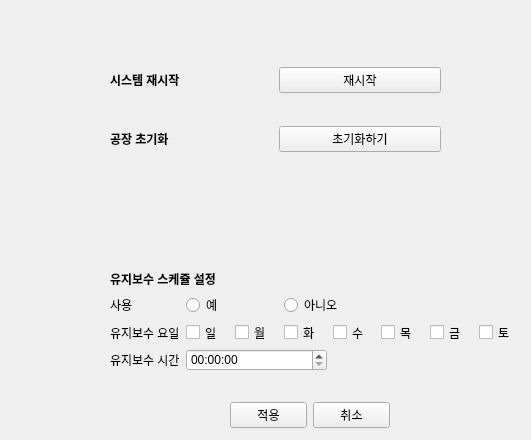
      <widget class="QWidget" name="system_maintenance">
       <attribute name="title">
        <string>유지보수</string>
       </attribute>
       <widget class="QWidget" name="gridLayoutWidget_18">
        <property name="geometry">
         <rect>
          <x>110</x>
          <y>40</y>
          <width>331</width>
          <height>141</height>
         </rect>
        </property>
        <layout class="QGridLayout" name="system_maintenance_restart_grid">
         <item row="0" column="1">
          <widget class="QPushButton" name="btn_system_restart">
           <property name="text">
            <string>재시작</string>
           </property>
          </widget>
         </item>
         <item row="0" column="0">
          <widget class="QLabel" name="label_restart">
           <property name="font">
            <font>
             <weight>75</weight>
             <bold>true</bold>
            </font>
           </property>
           <property name="text">
            <string>시스템 재시작</string>
           </property>
          </widget>
         </item>
         <item row="1" column="0">
          <widget class="QLabel" name="label_restore_factory_default">
           <property name="font">
            <font>
             <weight>75</weight>
             <bold>true</bold>
            </font>
           </property>
           <property name="text">
            <string>공장 초기화</string>
           </property>
          </widget>
         </item>
         <item row="1" column="1">
          <widget class="QPushButton" name="btn_system_restore">
           <property name="text">
            <string>초기화하기</string>
           </property>
          </widget>
         </item>
        </layout>
       </widget>
       <widget class="QWidget" name="gridLayoutWidget_17">
        <property name="geometry">
         <rect>
          <x>110</x>
          <y>270</y>
          <width>412</width>
          <height>101</height>
         </rect>
        </property>
        <layout class="QGridLayout" name="system_maintenance_schedule_grid">
         <item row="2" column="0">
          <widget class="QLabel" name="label_maintenance_enable">
           <property name="text">
            <string>유지보수 요일</string>
           </property>
          </widget>
         </item>
         <item row="2" column="6">
          <widget class="QCheckBox" name="cksm_fri">
           <property name="text">
            <string>금</string>
           </property>
          </widget>
         </item>
         <item row="3" column="1" colspan="3">
          <widget class="QTimeEdit" name="system_restart_time">
           <property name="displayFormat">
            <string>hh:mm:ss</string>
           </property>
          </widget>
         </item>
         <item row="2" column="1">
          <widget class="QCheckBox" name="cksm_sun">
           <property name="text">
            <string>일</string>
           </property>
          </widget>
         </item>
         <item row="1" column="3" colspan="2">
          <widget class="QRadioButton" name="system_maintenance_no">
           <property name="text">
            <string>아니오</string>
           </property>
          </widget>
         </item>
         <item row="1" column="1" colspan="2">
          <widget class="QRadioButton" name="system_maintenance_yes">
           <property name="text">
            <string>예</string>
           </property>
          </widget>
         </item>
         <item row="2" column="4">
          <widget class="QCheckBox" name="cksm_wed">
           <property name="text">
            <string>수</string>
           </property>
          </widget>
         </item>
         <item row="2" column="5">
          <widget class="QCheckBox" name="cksm_thu">
           <property name="text">
            <string>목</string>
           </property>
          </widget>
         </item>
         <item row="2" column="2">
          <widget class="QCheckBox" name="cksm_mon">
           <property name="text">
            <string>월</string>
           </property>
          </widget>
         </item>
         <item row="2" column="3">
          <widget class="QCheckBox" name="cksm_tue">
           <property name="text">
            <string>화</string>
           </property>
          </widget>
         </item>
         <item row="2" column="7">
          <widget class="QCheckBox" name="cksm_sat">
           <property name="text">
            <string>토</string>
           </property>
          </widget>
         </item>
         <item row="3" column="0">
          <widget class="QLabel" name="label_maintenace_restart_time">
           <property name="text">
            <string>유지보수 시간</string>
           </property>
          </widget>
         </item>
         <item row="1" column="0">
          <widget class="QLabel" name="label_system_maintenance_enable">
           <property name="text">
            <string>사용</string>
           </property>
          </widget>
         </item>
         <item row="0" column="0" colspan="8">
          <widget class="QLabel" name="label_system_maintenance_schedule">
           <property name="font">
            <font>
             <weight>75</weight>
             <bold>true</bold>
            </font>
           </property>
           <property name="text">
            <string>유지보수 스케쥴 설정</string>
           </property>
          </widget>
         </item>
        </layout>
       </widget>
       <widget class="QWidget" name="horizontalLayoutWidget_7">
        <property name="geometry">
         <rect>
          <x>230</x>
          <y>400</y>
          <width>160</width>
          <height>31</height>
         </rect>
        </property>
        <layout class="QHBoxLayout" name="horizontalLayout_7">
         <item>
          <widget class="QPushButton" name="btn_system_maintenance_apply">
           <property name="text">
            <string>적용</string>
           </property>
          </widget>
         </item>
         <item>
          <widget class="QPushButton" name="btn_system_maintenance_cancel">
           <property name="text">
            <string>취소</string>
           </property>
          </widget>
         </item>
        </layout>
       </widget>
      </widget>
